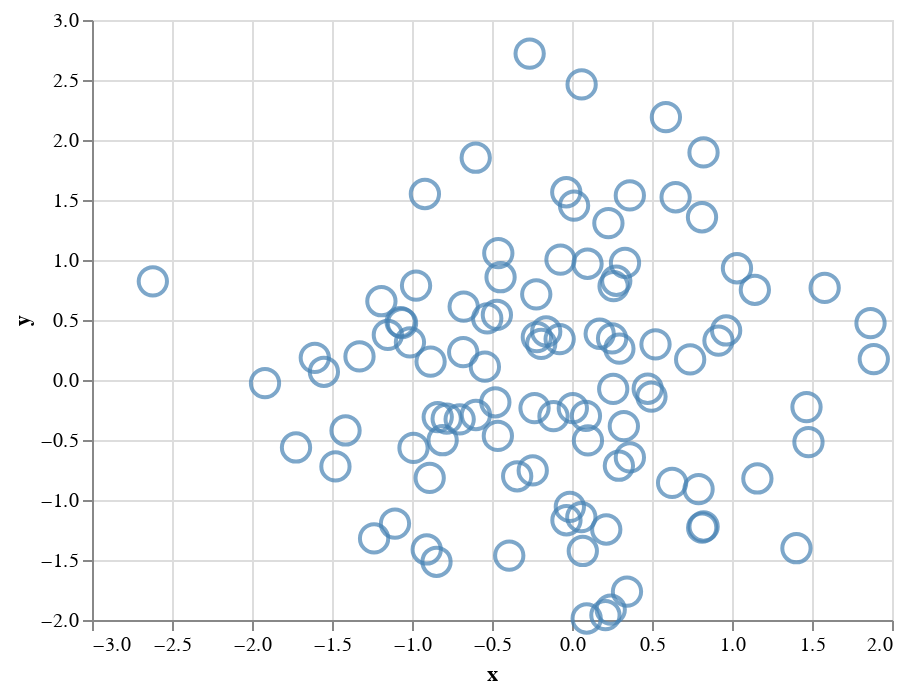

The notebook cell saved with this chart:
### Markdown cell above
## Настройки кодирования

И, наконец, высочайший приоритет настроек у кодирования. Зададим цвет равный "steelblue":

### Code cell
alt.Chart(data).mark_point(color='green', filled=False).encode(
    x='x:Q',
    y='y:Q',
    color=alt.value('steelblue')
).configure_point(
    size=200,
    color='red',
    filled=True
)

### Figure 1 — Vega-Lite specification as saved in the notebook (floating-point values rounded to 4 significant figures)
{"config": {"view": {"continuousWidth": 400, "continuousHeight": 300}, "point": {"color": "red", "filled": true, "size": 200}}, "data": {"name": "data-ae1344d1d8690fa86222a4d9fb43266b"}, "mark": {"type": "point", "color": "green", "filled": false}, "encoding": {"color": {"value": "steelblue"}, "x": {"field": "x", "type": "quantitative"}, "y": {"field": "y", "type": "quantitative"}}, "$schema": "https://vega.github.io/schema/vega-lite/v4.17.0.json", "datasets": {"data-ae1344d1d8690fa86222a4d9fb43266b": [{"x": 0.4967, "y": -0.1383}, {"x": 0.6477, "y": 1.523}, {"x": -0.2342, "y": -0.2341}, {"x": 1.579, "y": 0.7674}, {"x": -0.4695, "y": 0.5426}, {"x": -0.4634, "y": -0.4657}, {"x": 0.242, "y": -1.913}, {"x": -1.725, "y": -0.5623}, {"x": -1.013, "y": 0.3142}, {"x": -0.908, "y": -1.412}, {"x": 1.466, "y": -0.2258}, {"x": 0.06753, "y": -1.425}, {"x": -0.5444, "y": 0.1109}, {"x": -1.151, "y": 0.3757}, {"x": -0.6006, "y": -0.2917}, {"x": -0.6017, "y": 1.852}, {"x": -0.0135, "y": -1.058}, {"x": 0.8225, "y": -1.221}, {"x": 0.2089, "y": -1.96}, {"x": -1.328, "y": 0.1969}, {"x": 0.7385, "y": 0.1714}, {"x": -0.1156, "y": -0.3011}, {"x": -1.479, "y": -0.7198}, {"x": -0.4606, "y": 1.057}, {"x": 0.3436, "y": -1.763}, {"x": 0.3241, "y": -0.3851}, {"x": -0.6769, "y": 0.6117}, {"x": 1.031, "y": 0.9313}, {"x": -0.8392, "y": -0.3092}, {"x": 0.3313, "y": 0.9755}, {"x": -0.4792, "y": -0.1857}, {"x": -1.106, "y": -1.196}, {"x": 0.8125, "y": 1.356}, {"x": -0.07201, "y": 1.004}, {"x": 0.3616, "y": -0.6451}, {"x": 0.3614, "y": 1.538}, {"x": -0.03583, "y": 1.565}, {"x": -2.62, "y": 0.8219}, {"x": 0.08705, "y": -0.299}, {"x": 0.09176, "y": -1.988}, {"x": -0.2197, "y": 0.3571}, {"x": 1.478, "y": -0.5183}, {"x": -0.8085, "y": -0.5018}, {"x": 0.9154, "y": 0.3288}, {"x": -0.5298, "y": 0.5133}, {"x": 0.09708, "y": 0.9686}, {"x": -0.7021, "y": -0.3277}, {"x": -0.3921, "y": -1.464}, {"x": 0.2961, "y": 0.2611}, {"x": 0.005113, "y": -0.2346}, {"x": -1.415, "y": -0.4206}, {"x": -0.3427, "y": -0.8023}, {"x": -0.1613, "y": 0.4041}, {"x": 1.886, "y": 0.1746}, {"x": 0.2576, "y": -0.07445}, {"x": -1.919, "y": -0.02651}, {"x": 0.06023, "y": 2.463}, {"x": -0.1924, "y": 0.3015}, {"x": -0.03471, "y": -1.169}, {"x": 1.143, "y": 0.7519}, {"x": 0.791, "y": -0.9094}, {"x": 1.403, "y": -1.402}, {"x": 0.5869, "y": 2.19}, {"x": -0.9905, "y": -0.5663}, {"x": 0.09965, "y": -0.5035}, {"x": -1.551, "y": 0.06856}, {"x": -1.062, "y": 0.4736}, {"x": -0.9194, "y": 1.55}, {"x": -0.7833, "y": -0.3221}, {"x": 0.8135, "y": -1.231}, {"x": 0.2275, "y": 1.307}, {"x": -1.607, "y": 0.1846}, {"x": 0.2599, "y": 0.7818}, {"x": -1.237, "y": -1.32}, {"x": 0.5219, "y": 0.297}, {"x": 0.2505, "y": 0.3464}, {"x": -0.68, "y": 0.2323}, {"x": 0.2931, "y": -0.7144}, {"x": 1.866, "y": 0.4738}, {"x": -1.191, "y": 0.6566}, {"x": -0.9747, "y": 0.7871}, {"x": 1.159, "y": -0.8207}, {"x": 0.9634, "y": 0.4128}, {"x": 0.8221, "y": 1.897}, {"x": -0.2454, "y": -0.7537}, {"x": -0.8895, "y": -0.8158}, {"x": -0.0771, "y": 0.3412}, {"x": 0.2767, "y": 0.8272}, {"x": 0.013, "y": 1.454}, {"x": -0.2647, "y": 2.72}, {"x": 0.6257, "y": -0.8572}, {"x": -1.071, "y": 0.4825}, {"x": -0.2235, "y": 0.714}, {"x": 0.4732, "y": -0.07283}, {"x": -0.8468, "y": -1.515}, {"x": -0.4465, "y": 0.8564}, {"x": 0.2141, "y": -1.246}, {"x": 0.1732, "y": 0.3853}, {"x": -0.8839, "y": 0.1537}, {"x": 0.05821, "y": -1.143}]}}
